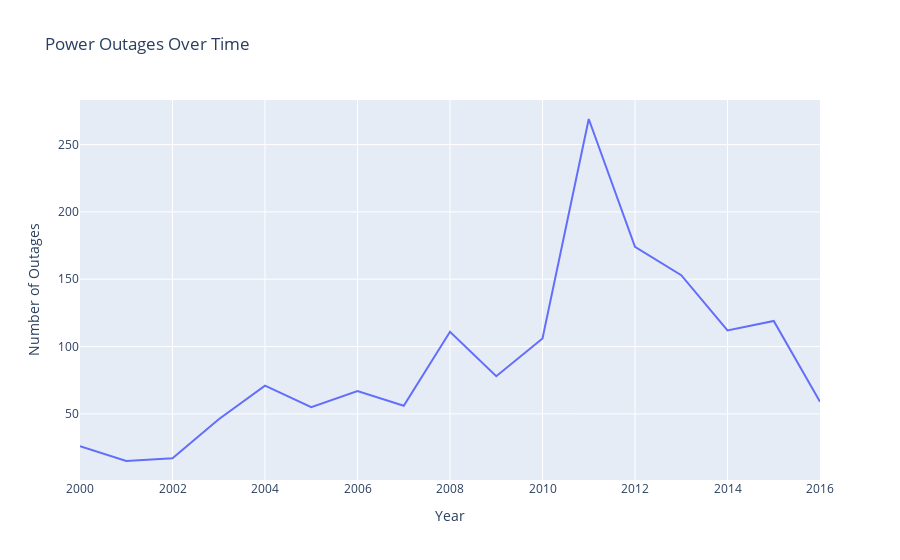

Notebook cell for this chart:
### Markdown cell above
Next, we wanted to see how the number of power outages have changed over time.

### Code cell
outages_per_year = outages_df['YEAR'].value_counts().sort_index().reset_index()
outages_per_year.columns = ['Year', 'Number of Outages']

fig = px.line(outages_per_year, x = 'Year', y = 'Number of Outages', title = 'Power Outages Over Time')

fig.show()

### Figure 1 — Plotly figure (JSON) as saved in the notebook; plotly's stock layout.template omitted (floating-point values rounded to 4 significant figures)
{"data": [{"hovertemplate": "Year=%{x}<br>Number of Outages=%{y}<extra></extra>", "legendgroup": "", "line": {"color": "#636efa", "dash": "solid"}, "marker": {"symbol": "circle"}, "mode": "lines", "name": "", "orientation": "v", "showlegend": false, "type": "scatter", "x": [2000, 2001, 2002, 2003, 2004, 2005, 2006, 2007, 2008, 2009, 2010, 2011, 2012, 2013, 2014, 2015, 2016], "xaxis": "x", "y": [26, 15, 17, 46, 71, 55, 67, 56, 111, 78, 106, 269, 174, 153, 112, 119, 59], "yaxis": "y"}], "layout": {"legend": {"tracegroupgap": 0}, "title": {"text": "Power Outages Over Time"}, "xaxis": {"anchor": "y", "domain": [0, 1], "title": {"text": "Year"}}, "yaxis": {"anchor": "x", "domain": [0, 1], "title": {"text": "Number of Outages"}}}}
